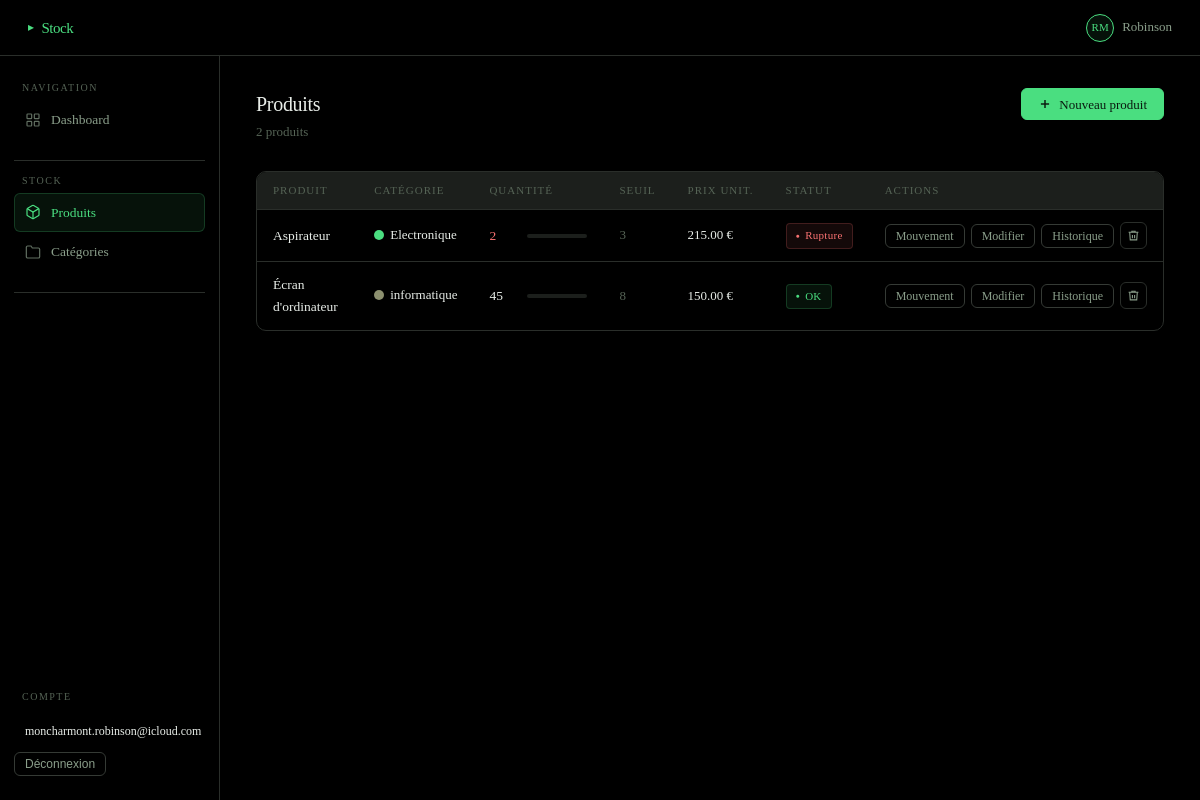
The app's page /produits/ (signed in) with its own data.
### members/models.py (models this page shows, shortened)
class User(AbstractUser):
    username    = None
    email       = models.EmailField(unique=True)
    first_name  = models.CharField(max_length=100)
    last_name   = models.CharField(max_length=100)
    USERNAME_FIELD  = "email"
    REQUIRED_FIELDS = []
    objects         = UserManager()

class Product(models.Model):
    user      = models.ForeignKey(User, on_delete=models.CASCADE, related_name="products")
    category  = models.ForeignKey(Category, on_delete=models.SET_NULL, null=True, blank=True, related_name="products")
    name      = models.CharField(max_length=255)
    quantity  = models.PositiveIntegerField(default=0)
    min_alert = models.PositiveIntegerField(default=5)   # seuil d'alerte rupture
    price     = models.DecimalField(max_digits=10, decimal_places=2, default=0)
    created_at = models.DateTimeField(auto_now_add=True)
    @property
    def is_low_stock(self):
        return self.quantity <= self.min_alert
    class Meta:
        ordering = ["name"]

class Category(models.Model):
    user  = models.ForeignKey(User, on_delete=models.CASCADE, related_name="categories")
    name  = models.CharField(max_length=100)
    color = models.CharField(max_length=7, default="#6366f1")  # couleur hex pour le dashboard
    class Meta:
        ordering            = ["name"]
        verbose_name_plural = "categories"

### members/views.py (the view)
# urls.py: path("produits/",                       views.product_list,     name="product_list"),
@login_required(login_url="login")
def product_list(request):
    products = Product.objects.filter(user=request.user).select_related("category")
    return render(request, "products/list.html", {"products": products})

### templates/products/list.html (shortened to what this page needs)
{% extends "base.html" %}
{% block content %}
<div class="page-header">
  <div>
    <div class="page-title">Produits</div>
    <div class="page-subtitle">{{ products|length }} produit{{ products|length|pluralize }}</div>
  </div>
  <a href="{% url 'product_create' %}" class="btn btn-primary">
    <svg width="14" height="14" viewBox="0 0 24 24" fill="none" stroke="currentColor" stroke-width="2.5">
      <line x1="12" y1="5" x2="12" y2="19"/><line x1="5" y1="12" x2="19" y2="12"/>
    </svg>
    Nouveau produit
  </a>
</div>
{% if products %}
<div class="table-wrap">
  <table>
    <thead>
      <tr>
        <th>Produit</th>
        <th>Catégorie</th>
        <th>Quantité</th>
        <th>Seuil</th>
        <th>Prix unit.</th>
        <th>Statut</th>
        <th>Actions</th>
      </tr>
    </thead>
    <tbody>
      {% for product in products %}
      <tr>
        <td>
          <span style="font-weight:500;">{{ product.name }}</span>
        </td>
        <td>
          {% if product.category %}
            <span style="display:inline-flex; align-items:center; gap:6px; font-size:13px;">
              <span class="color-dot" style="background:{{ product.category.color }}"></span>
              {{ product.category.name }}
            </span>
          {% else %}
            <span class="text-muted" style="font-size:13px;">---</span>
          {% endif %}
        </td>
        <td>
          <div class="stock-bar-wrap">
            <span class="mono {% if product.is_low_stock %}text-danger{% endif %}" style="min-width:28px;">
              {{ product.quantity }}
            </span>
            <div class="stock-bar">
              {% if product.min_alert > 0 %}
                {% widthratio product.quantity product.min_alert 100 as pct %}
                <div class="stock-bar-fill" data-pct="{{ pct }}"></div>
              {% else %}
                <div class="stock-bar-fill" data-pct="100"></div>
              {% endif %}
            </div>
          </div>
        </td>
        <td class="mono text-muted">{{ product.min_alert }}</td>
        <td class="mono">{{ product.price }} €</td>
        <td>
          {% if product.is_low_stock %}
            <span class="badge badge-red">Rupture</span>
          {% else %}
            <span class="badge badge-green">OK</span>
          {% endif %}
        </td>
        <td>
          <div style="display:flex; gap:6px; align-items:center;">
            <a href="{% url 'movement_create' product.pk %}" class="btn btn-outline btn-sm">
              Mouvement
            </a>
            <a href="{% url 'product_edit' product.pk %}" class="btn btn-outline btn-sm">
              Modifier
            </a>
            <a href="{% url 'historique' product.pk %}" class="btn btn-outline btn-sm">
              Historique
            </a>
            <button
              type="button"
              class="btn btn-danger btn-sm btn-icon"
              onclick="confirmDelete('del-{{ product.pk }}', '{{ product.name }}')"
              title="Supprimer"
            >
              <svg width="13" height="13" viewBox="0 0 24 24" fill="none" stroke="currentColor" stroke-width="2">
                <polyline points="3 6 5 6 21 6"/><path d="M19 6l-1 14H6L5 6"/>
                <path d="M10 11v6"/><path d="M14 11v6"/>
                <path d="M9 6V4h6v2"/>
              </svg>
            </button>
          </div>
        </td>
      </tr>
      {% endfor %}
    </tbody>
  </table>
</div>
{% endif %}
{% endblock %}

### templates/base.html (shortened to what this page needs)
{% load static %}
<!DOCTYPE html>
<html lang="fr">
<head>
  <link rel="stylesheet" href="{% static 'css/main.css' %}" />
</head>
<body>
<div class="app-shell">
  <header class="topbar">
    <div class="topbar-brand">Stock</div>
    <div class="topbar-right">
      {% if user.is_authenticated %}
        <div class="topbar-user">
          <div class="topbar-avatar">{{ user.first_name|first|upper }}{{ user.last_name|first|upper }}</div>
          <span>{{ user.first_name }}</span>
        </div>
      {% endif %}
    </div>
  </header>
  <aside class="sidebar">
    <div class="sidebar-section">
      <div class="sidebar-label">Navigation</div>
      <a href="{% url 'accueil' %}" class="sidebar-link">
        <svg class="icon" viewBox="0 0 24 24" fill="none" stroke="currentColor" stroke-width="1.8">
          <rect x="3" y="3" width="7" height="7" rx="1"/><rect x="14" y="3" width="7" height="7" rx="1"/>
          <rect x="3" y="14" width="7" height="7" rx="1"/><rect x="14" y="14" width="7" height="7" rx="1"/>
        </svg>
        Dashboard
      </a>
    </div>
    <div class="sidebar-divider"></div>
    <div class="sidebar-section">
      <div class="sidebar-label">Stock</div>
      <a href="{% url 'product_list' %}" class="sidebar-link">
        <svg class="icon" viewBox="0 0 24 24" fill="none" stroke="currentColor" stroke-width="1.8">
          <path d="M21 16V8a2 2 0 00-1-1.73l-7-4a2 2 0 00-2 0l-7 4A2 2 0 003 8v8a2 2 0 001 1.73l7 4a2 2 0 002 0l7-4A2 2 0 0021 16z"/>
          <polyline points="3.27 6.96 12 12.01 20.73 6.96"/><line x1="12" y1="22.08" x2="12" y2="12"/>
        </svg>
        Produits
      </a>
      <a href="{% url 'category_list' %}" class="sidebar-link">
        <svg class="icon" viewBox="0 0 24 24" fill="none" stroke="currentColor" stroke-width="1.8">
          <path d="M22 19a2 2 0 01-2 2H4a2 2 0 01-2-2V5a2 2 0 012-2h5l2 3h9a2 2 0 012 2z"/>
        </svg>
        Catégories
      </a>
    </div>
    <div class="sidebar-divider"></div>
    <div class="sidebar-bottom">
      <div class="sidebar-label" style="margin-bottom:8px">Compte</div>
      <div class="sidebar-link" style="cursor:default; color: var(--text3); font-size:12px; font-family: var(--font-mono);">
        {{ user.email }}
      </div>
      {% if user.is_authenticated %}
      <form method="post" action="{% url 'logout' %}" style="display:inline">
          <button type="submit" class="btn btn-outline btn-sm">Déconnexion</button>
        </form>
        {% endif %}
    </div>
  </aside>
  <main class="main">
    {% block content %}{% endblock %}
  </main>
</div>
</body>
</html>

### records on screen
User: first_name|first "R", last_name|first "M", first_name "Robinson", email "moncharmont.robinson@icloud.com"
Product: name "Aspirateur", category.name "Electronique", quantity "2", min_alert "3", price "215.00", shows "Rupture"
Product: name "Écran d'ordinateur", category.name "informatique", quantity "45", min_alert "8", price "150.00", shows "OK"

### other values on screen
{{ products|length }} "2"
